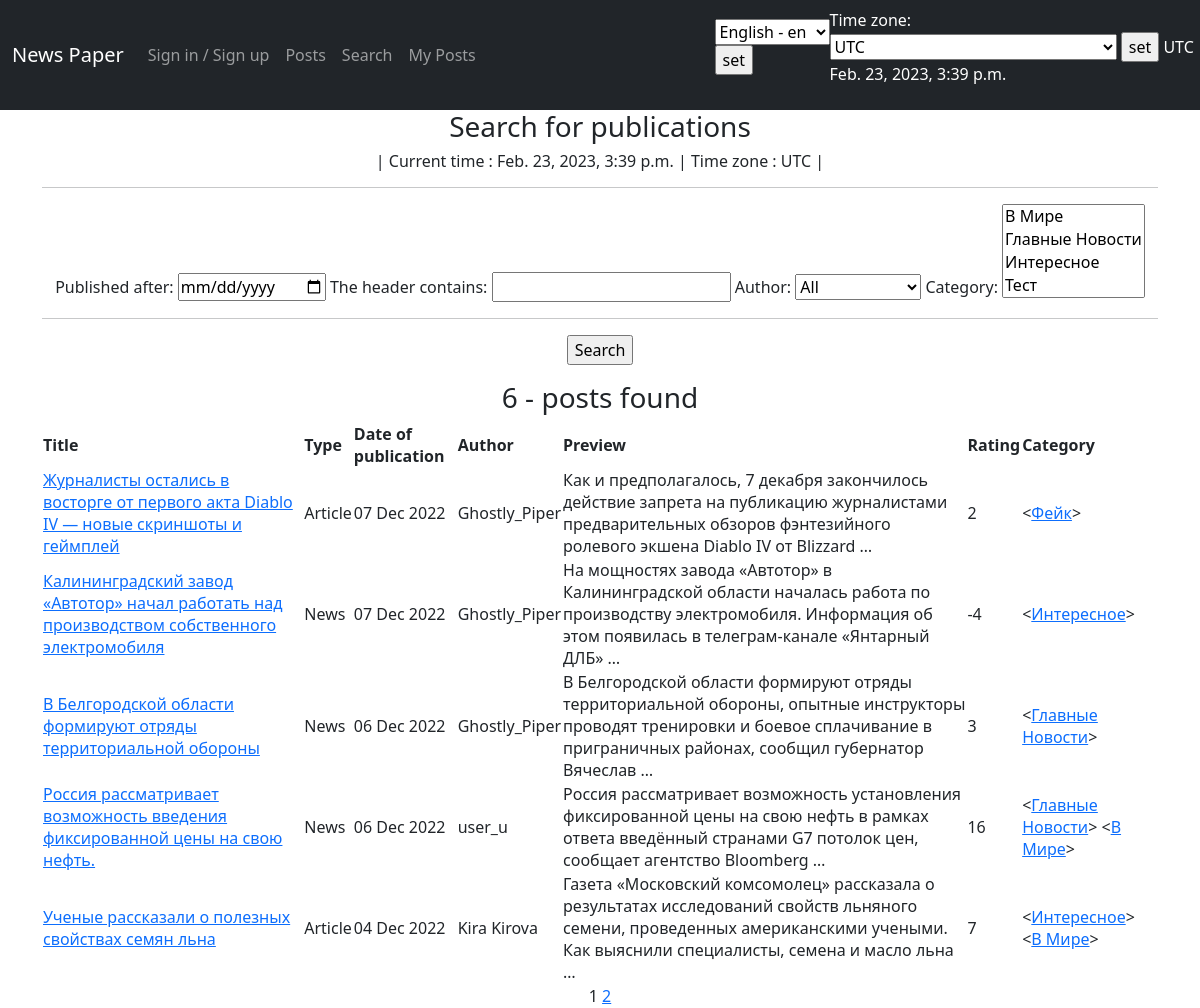
The app's page /news/search/ with its own data.
### news/models.py (models this page shows, shortened)
class Post(models.Model):
    author = models.ForeignKey(Author, on_delete=models.CASCADE)
    NEWS = 'NW'
    ARTICLE = 'AR'
    CATEGORY_CHOICES = (
        (NEWS, _('News')),
        (ARTICLE, _('Article')),
    )
    categoryType = models.CharField(max_length=2,
                                    choices=CATEGORY_CHOICES,
                                    default=ARTICLE
                                    )
    dateCreation = models.DateTimeField(default=timezone.now)
    postCategory = models.ManyToManyField(
        Category,
        through='PostCategory',
        verbose_name=_('category'),
    )
    title = models.CharField(
        max_length=128,
        unique=True,
        verbose_name=_('title'),
    )
    text = models.TextField(
        verbose_name=_('text'),
    )
    rating = models.SmallIntegerField(default=0)

class Author(models.Model):
    authorUser = models.OneToOneField(User, on_delete=models.CASCADE)
    ratingAuthor = models.SmallIntegerField(default=0)
    def __str__(self):
        return f'{self.authorUser}'
    class Meta:
        verbose_name = _('Author')
        verbose_name_plural = _('Authors')

class Category(models.Model):
    name = models.CharField(max_length=64,
                            help_text=_('category name'),
                            unique=True
                            )
    subscribers = models.ManyToManyField(
        User,
        through='CategorySubscribers',
        blank=True,
        verbose_name=_('subscribers'),
    )
    def __str__(self):
        return f'{self.name.title()}'
    class Meta:
        verbose_name = _('Category')
        verbose_name_plural = _('Categories')

### news/views.py (the view)
# urls.py: path('search/', PostSearchView.as_view(), name='post_search'),
class PostSearchView(ListView):
    model = Post
    template_name = 'news/post_search.html'
    ordering = '-dateCreation'
    paginate_by = 5
    context_object_name = 'search_list'
    def get_filter(self):
        return PostFilter(self.request.GET, queryset=super().get_queryset())
    def get_queryset(self):
        return self.get_filter().qs
    def get_context_data(self, *args, **kwargs):
        return {
            **super().get_context_data(*args, **kwargs),
            'filter': self.get_filter(),
        }

### news/context_processors.py (called while the page is built)
def navigate_context(request):
    user_timezone = pytz.timezone(
        request.session.get('django_timezone') or settings.TIME_ZONE
    )
    current_time = timezone.now().astimezone(user_timezone)
    context = {
        'current_time': current_time,
        'timezones': pytz.common_timezones,
    }
    return context

### news/templatetags/custom_filters.py (called while the page is built)
@register.filter(name='censor')
def censor(text):
    if isinstance(text, str):
        cens_text = []
        l_text = text.split()
        while l_text:
            word = re.sub(r"([\w/'+$\s-]+|[^\w/'+$\s-]+)\s*", r"\1 ", l_text[0])
            l_word = word.split()
            cens_word = []
            for i in l_word:
                if i.lower() in CENSORED:
                    bad_word = i[0] + '*' * (len(i) - 1)
                    cens_word.append(bad_word)
                else:
                    cens_word.append(i)
            cens_text.append("".join(cens_word))
            l_text.remove(l_text[0])
        return " ".join(cens_text)
    else:
        raise TypeError("Фильтр применим только к переменным строкового типа!")

### news/templatetags/custom_tags.py (called while the page is built)
@register.simple_tag(takes_context=True)
def url_replace(context, **kwargs):
    d = context['request'].GET.copy()
    for k, v in kwargs.items():
        d[k] = v
    return d.urlencode()

### templates/news/post_search.html (shortened to what this page needs)
{% extends 'default.html' %}
{% load custom_filters %}
{% load custom_tags %}
{% load i18n %}
{% block content %}
    <h3>{% trans "Search for publications" %}</h3>
    <h6>
    | {% trans 'Current time' %} : {{ current_time }} |
    {%trans 'Time zone' %} : {{ TIME_ZONE }} |
    </h6>
    <hr>
    <form method="GET">
        {{ filter.form }}
        <hr>
        <p><input type="submit" value={% trans "Search" %}></p>
    </form>
    {% if filter.qs  %}
        <h3>
            {% if filter.qs|length > 1 %}
                {{ filter.qs|length }} - {% trans "posts found" %}
            {% elif filter.qs|length == 1 %}
                {% trans "Only 1 post found" %}
            {% endif %}
        </h3>
        <table>
            <tr>
                <td><b>{% trans "Title" %}</b></td>
                <td><b>{% trans "Type" %}</b></td>
                <td><b>{% trans "Date of publication" %}</b></td>
                <td><b>{% trans "Author" %}</b></td>
                <td><b>{% trans "Preview" %}</b></td>
                <td><b>{% trans "Rating" %}</b></td>
                <td><b>{% trans "Category" %}</b></td>
           </tr>
            {% for post in search_list %}
            <tr>
                <td><a href="/news/{{ post.id }}">{{ post.title|censor }}</a></td>
                <td>{% if post.categoryType == 'NW' %}
                        {% trans "News" %}
                    {% elif post.categoryType == 'AR'  %}
                        {% trans "Article" %}
                    {% endif %}
                </td>
                <td>{{ post.dateCreation|date:'d M Y' }}</td>
                <td>{{ post.author }}</td>
                <td>{{ post.text|truncatewords:20|censor }}</td>
                <td>{{ post.rating }}</td>
                <td>{% for cat in post.postCategory.all %}
                        <<a href="/news/categories/{{ cat.id }}">{{ cat }}</a>>
                    {% endfor %}
                </td>
            </tr>
            {% endfor %}
        </table>
    {% else %}
        <h2>{% trans "There are no posts according to such criteria" %}!</h2>
    {% endif %}
    {{ page_obj.number }}
    {% if page_obj.has_next %}
        <a href="?{% url_replace page=page_obj.next_page_number %}">{{ page_obj.next_page_number }}</a>
    {% endif %}
{% endblock content %}

### records on screen
Post: title|censor "Журналисты остались в восторге от первого акта Diablo IV — новые скриншоты и геймплей", dateCreation "07 Dec 2022", author "Ghostly_Piper", text|censor "Как и предполагалось, 7 декабря закончилось действие запрета на публикацию журналистами предварительных обзоров фэнтезийного ролевого экшена Diablo IV от Blizzard …", rating "2"
Category: name "Фейк"
Post: title|censor "Калининградский завод «Автотор» начал работать над производством собственного электромобиля", dateCreation "07 Dec 2022", author "Ghostly_Piper", text|censor "На мощностях завода «Автотор» в Калининградской области началась работа по производству электромобиля. Информация об этом появилась в телеграм-канале «Янтарный ДЛБ» …", rating "-4"
Category: name "Интересное"
Post: title|censor "В Белгородской области формируют отряды территориальной обороны", dateCreation "06 Dec 2022", author "Ghostly_Piper", text|censor "В Белгородской области формируют отряды территориальной обороны, опытные инструкторы проводят тренировки и боевое сплачивание в приграничных районах, сообщил губернатор Вячеслав …", rating "3"
Category: name "Главные Новости"
Post: title|censor "Россия рассматривает возможность введения фиксированной цены на свою нефть.", dateCreation "06 Dec 2022", author "user_u", text|censor "Россия рассматривает возможность установления фиксированной цены на свою нефть в рамках ответа введённый странами G7 потолок цен, сообщает агентство Bloomberg …", rating "16"
Category: name "В Мире"
Post: title|censor "Ученые рассказали о полезных свойствах семян льна", dateCreation "04 Dec 2022", author "Kira Kirova", text|censor "Газета «Московский комсомолец» рассказала о результатах исследований свойств льняного семени, проведенных американскими учеными. Как выяснили специалисты, семена и масло льна …", rating "7"

### other values on screen
{{ TIME_ZONE }} "UTC"
{{ current_time|timezone:TIME_ZONE }} "Feb. 23, 2023, 3:39 p.m."
{{ current_time }} "Feb. 23, 2023, 3:39 p.m."
{{ filter.qs|length }} "6"
{{ page_obj.number }} "1"
{{ page_obj.next_page_number }} "2"
form field language "English - en"
form field timezone "UTC"
